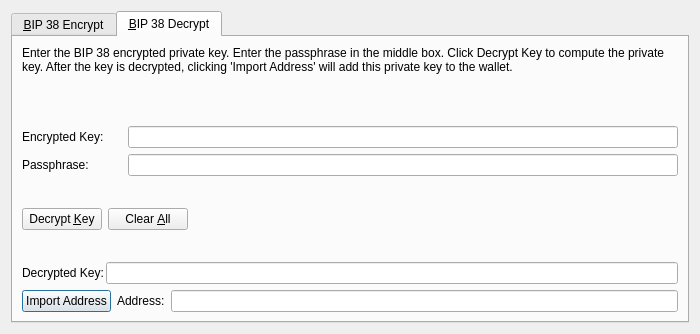
<?xml version="1.0" encoding="UTF-8"?>
<ui version="4.0">
 <class>Bip38ToolDialog</class>
 <widget class="QDialog" name="Bip38ToolDialog">
  <property name="geometry">
   <rect>
    <x>0</x>
    <y>0</y>
    <width>700</width>
    <height>334</height>
   </rect>
  </property>
  <property name="windowTitle">
   <string>BIP 38 Tool</string>
  </property>
  <property name="modal">
   <bool>true</bool>
  </property>
  <layout class="QVBoxLayout" name="verticalLayout">
   <item>
    <widget class="QTabWidget" name="tabWidget">
     <property name="currentIndex">
      <number>1</number>
     </property>
     <widget class="QWidget" name="tabBip38Encrypt">
      <attribute name="title">
       <string>&amp;BIP 38 Encrypt</string>
      </attribute>
      <layout class="QVBoxLayout" name="verticalLayout_SM">
       <item>
        <widget class="QLabel" name="infoLabel_ENC">
         <property name="text">
          <string>Enter a Vricoin Address that you would like to encrypt using BIP 38. Enter a passphrase in the middle box. Press encrypt to compute the encrypted private key.</string>
         </property>
         <property name="textFormat">
          <enum>Qt::PlainText</enum>
         </property>
         <property name="wordWrap">
          <bool>true</bool>
         </property>
        </widget>
       </item>
       <item>
        <layout class="QHBoxLayout" name="horizontalLayout_1_ENC">
         <property name="spacing">
          <number>2</number>
         </property>
         <item>
          <widget class="QLabel" name="label_5">
           <property name="minimumSize">
            <size>
             <width>102</width>
             <height>0</height>
            </size>
           </property>
           <property name="text">
            <string>Address:</string>
           </property>
          </widget>
         </item>
         <item>
          <widget class="QValidatedLineEdit" name="addressIn_ENC">
           <property name="toolTip">
            <string>The Vricoin address to sign the message with</string>
           </property>
          </widget>
         </item>
         <item>
          <widget class="QPushButton" name="addressBookButton_ENC">
           <property name="toolTip">
            <string>Choose previously used address</string>
           </property>
           <property name="text">
            <string/>
           </property>
           <property name="icon">
            <iconset resource="../vricoin.qrc">
             <normaloff>:/icons/address-book</normaloff>:/icons/address-book</iconset>
           </property>
           <property name="shortcut">
            <string>Alt+A</string>
           </property>
           <property name="autoDefault">
            <bool>false</bool>
           </property>
          </widget>
         </item>
         <item>
          <widget class="QPushButton" name="pasteButton_ENC">
           <property name="toolTip">
            <string>Paste address from clipboard</string>
           </property>
           <property name="text">
            <string/>
           </property>
           <property name="icon">
            <iconset resource="../vricoin.qrc">
             <normaloff>:/icons/editpaste</normaloff>:/icons/editpaste</iconset>
           </property>
           <property name="shortcut">
            <string>Alt+P</string>
           </property>
           <property name="autoDefault">
            <bool>false</bool>
           </property>
          </widget>
         </item>
        </layout>
       </item>
       <item>
        <layout class="QHBoxLayout" name="horizontalLayout_5">
         <property name="spacing">
          <number>2</number>
         </property>
         <item>
          <widget class="QLabel" name="label_6">
           <property name="minimumSize">
            <size>
             <width>102</width>
             <height>0</height>
            </size>
           </property>
           <property name="text">
            <string>Passphrase: </string>
           </property>
          </widget>
         </item>
         <item>
          <widget class="QLineEdit" name="passphraseIn_ENC">
           <property name="echoMode">
            <enum>QLineEdit::Password</enum>
           </property>
          </widget>
         </item>
        </layout>
       </item>
       <item>
        <layout class="QHBoxLayout" name="horizontalLayout_2_ENC">
         <property name="spacing">
          <number>2</number>
         </property>
         <item>
          <widget class="QLabel" name="encryptedKeyLabel_ENC">
           <property name="text">
            <string>Encrypted Key:</string>
           </property>
           <property name="textFormat">
            <enum>Qt::PlainText</enum>
           </property>
          </widget>
         </item>
         <item>
          <widget class="QLineEdit" name="encryptedKeyOut_ENC">
           <property name="font">
            <font>
             <italic>true</italic>
            </font>
           </property>
           <property name="readOnly">
            <bool>true</bool>
           </property>
          </widget>
         </item>
         <item>
          <widget class="QPushButton" name="copyKeyButton_ENC">
           <property name="toolTip">
            <string>Copy the current signature to the system clipboard</string>
           </property>
           <property name="text">
            <string/>
           </property>
           <property name="icon">
            <iconset resource="../vricoin.qrc">
             <normaloff>:/icons/editcopy</normaloff>:/icons/editcopy</iconset>
           </property>
           <property name="autoDefault">
            <bool>false</bool>
           </property>
          </widget>
         </item>
        </layout>
       </item>
       <item>
        <layout class="QHBoxLayout" name="horizontalLayout_3_ENC">
         <item>
          <widget class="QPushButton" name="encryptKeyButton_ENC">
           <property name="toolTip">
            <string>Sign the message to prove you own this Vricoin address</string>
           </property>
           <property name="text">
            <string>Encrypt &amp;Key</string>
           </property>
           <property name="icon">
            <iconset resource="../vricoin.qrc">
             <normaloff>:/icons/edit</normaloff>:/icons/edit</iconset>
           </property>
           <property name="autoDefault">
            <bool>false</bool>
           </property>
          </widget>
         </item>
         <item>
          <widget class="QPushButton" name="clearButton_ENC">
           <property name="toolTip">
            <string>Reset all sign message fields</string>
           </property>
           <property name="text">
            <string>Clear &amp;All</string>
           </property>
           <property name="icon">
            <iconset resource="../vricoin.qrc">
             <normaloff>:/icons/remove</normaloff>:/icons/remove</iconset>
           </property>
           <property name="autoDefault">
            <bool>false</bool>
           </property>
          </widget>
         </item>
         <item>
          <spacer name="horizontalSpacer_1_ENC">
           <property name="orientation">
            <enum>Qt::Horizontal</enum>
           </property>
           <property name="sizeHint" stdset="0">
            <size>
             <width>40</width>
             <height>48</height>
            </size>
           </property>
          </spacer>
         </item>
         <item>
          <widget class="QLabel" name="statusLabel_ENC">
           <property name="font">
            <font>
             <weight>75</weight>
             <bold>true</bold>
            </font>
           </property>
           <property name="text">
            <string/>
           </property>
           <property name="wordWrap">
            <bool>true</bool>
           </property>
          </widget>
         </item>
         <item>
          <spacer name="horizontalSpacer_2_ENC">
           <property name="orientation">
            <enum>Qt::Horizontal</enum>
           </property>
           <property name="sizeHint" stdset="0">
            <size>
             <width>40</width>
             <height>48</height>
            </size>
           </property>
          </spacer>
         </item>
        </layout>
       </item>
      </layout>
     </widget>
     <widget class="QWidget" name="tabBip38Decrypt">
      <attribute name="title">
       <string>&amp;BIP 38 Decrypt</string>
      </attribute>
      <layout class="QVBoxLayout" name="verticalLayout_VM">
       <item>
        <widget class="QLabel" name="infoLabel_DEC">
         <property name="text">
          <string>Enter the BIP 38 encrypted private key. Enter the passphrase in the middle box. Click Decrypt Key to compute the private key. After the key is decrypted, clicking 'Import Address' will add this private key to the wallet.</string>
         </property>
         <property name="textFormat">
          <enum>Qt::PlainText</enum>
         </property>
         <property name="alignment">
          <set>Qt::AlignLeading|Qt::AlignLeft|Qt::AlignTop</set>
         </property>
         <property name="wordWrap">
          <bool>true</bool>
         </property>
        </widget>
       </item>
       <item>
        <layout class="QHBoxLayout" name="horizontalLayout_3">
         <property name="spacing">
          <number>2</number>
         </property>
         <item>
          <widget class="QLabel" name="label_2">
           <property name="minimumSize">
            <size>
             <width>104</width>
             <height>0</height>
            </size>
           </property>
           <property name="text">
            <string>Encrypted Key:</string>
           </property>
          </widget>
         </item>
         <item>
          <widget class="QValidatedLineEdit" name="encryptedKeyIn_DEC">
           <property name="toolTip">
            <string>The Vricoin address the message was signed with</string>
           </property>
          </widget>
         </item>
        </layout>
       </item>
       <item>
        <layout class="QHBoxLayout" name="horizontalLayout">
         <property name="spacing">
          <number>2</number>
         </property>
         <item>
          <widget class="QLabel" name="label">
           <property name="minimumSize">
            <size>
             <width>104</width>
             <height>0</height>
            </size>
           </property>
           <property name="text">
            <string>Passphrase: </string>
           </property>
          </widget>
         </item>
         <item>
          <widget class="QLineEdit" name="passphraseIn_DEC">
           <property name="echoMode">
            <enum>QLineEdit::Password</enum>
           </property>
          </widget>
         </item>
        </layout>
       </item>
       <item>
        <layout class="QHBoxLayout" name="horizontalLayout_2_DEC">
         <item>
          <widget class="QPushButton" name="decryptKeyButton_DEC">
           <property name="toolTip">
            <string>Verify the message to ensure it was signed with the specified Vricoin address</string>
           </property>
           <property name="text">
            <string>Decrypt &amp;Key</string>
           </property>
           <property name="icon">
            <iconset resource="../vricoin.qrc">
             <normaloff>:/icons/transaction_0</normaloff>:/icons/transaction_0</iconset>
           </property>
           <property name="autoDefault">
            <bool>false</bool>
           </property>
          </widget>
         </item>
         <item>
          <widget class="QPushButton" name="clearButton_DEC">
           <property name="toolTip">
            <string>Reset all verify message fields</string>
           </property>
           <property name="text">
            <string>Clear &amp;All</string>
           </property>
           <property name="icon">
            <iconset resource="../vricoin.qrc">
             <normaloff>:/icons/remove</normaloff>:/icons/remove</iconset>
           </property>
           <property name="autoDefault">
            <bool>false</bool>
           </property>
          </widget>
         </item>
         <item>
          <spacer name="horizontalSpacer_1_DEC">
           <property name="orientation">
            <enum>Qt::Horizontal</enum>
           </property>
           <property name="sizeHint" stdset="0">
            <size>
             <width>40</width>
             <height>48</height>
            </size>
           </property>
          </spacer>
         </item>
         <item>
          <widget class="QLabel" name="statusLabel_DEC">
           <property name="font">
            <font>
             <weight>75</weight>
             <bold>true</bold>
            </font>
           </property>
           <property name="text">
            <string/>
           </property>
           <property name="wordWrap">
            <bool>true</bool>
           </property>
          </widget>
         </item>
         <item>
          <spacer name="horizontalSpacer_2_DEC">
           <property name="orientation">
            <enum>Qt::Horizontal</enum>
           </property>
           <property name="sizeHint" stdset="0">
            <size>
             <width>40</width>
             <height>48</height>
            </size>
           </property>
          </spacer>
         </item>
        </layout>
       </item>
       <item>
        <layout class="QHBoxLayout" name="horizontalLayout_2">
         <property name="spacing">
          <number>2</number>
         </property>
         <item>
          <widget class="QLabel" name="label_3">
           <property name="text">
            <string>Decrypted Key:</string>
           </property>
          </widget>
         </item>
         <item>
          <widget class="QValidatedLineEdit" name="decryptedKeyOut_DEC"/>
         </item>
        </layout>
       </item>
       <item>
        <layout class="QHBoxLayout" name="horizontalLayout_4">
         <item>
          <widget class="QPushButton" name="importAddressButton_DEC">
           <property name="text">
            <string>Import Address</string>
           </property>
          </widget>
         </item>
         <item>
          <widget class="QLabel" name="label_4">
           <property name="text">
            <string>Address:</string>
           </property>
          </widget>
         </item>
         <item>
          <widget class="QLineEdit" name="addressOut_DEC"/>
         </item>
        </layout>
       </item>
      </layout>
     </widget>
    </widget>
   </item>
  </layout>
 </widget>
 <customwidgets>
  <customwidget>
   <class>QValidatedLineEdit</class>
   <extends>QLineEdit</extends>
   <header>qvalidatedlineedit.h</header>
  </customwidget>
 </customwidgets>
 <resources>
  <include location="../vricoin.qrc"/>
 </resources>
 <connections/>
</ui>
